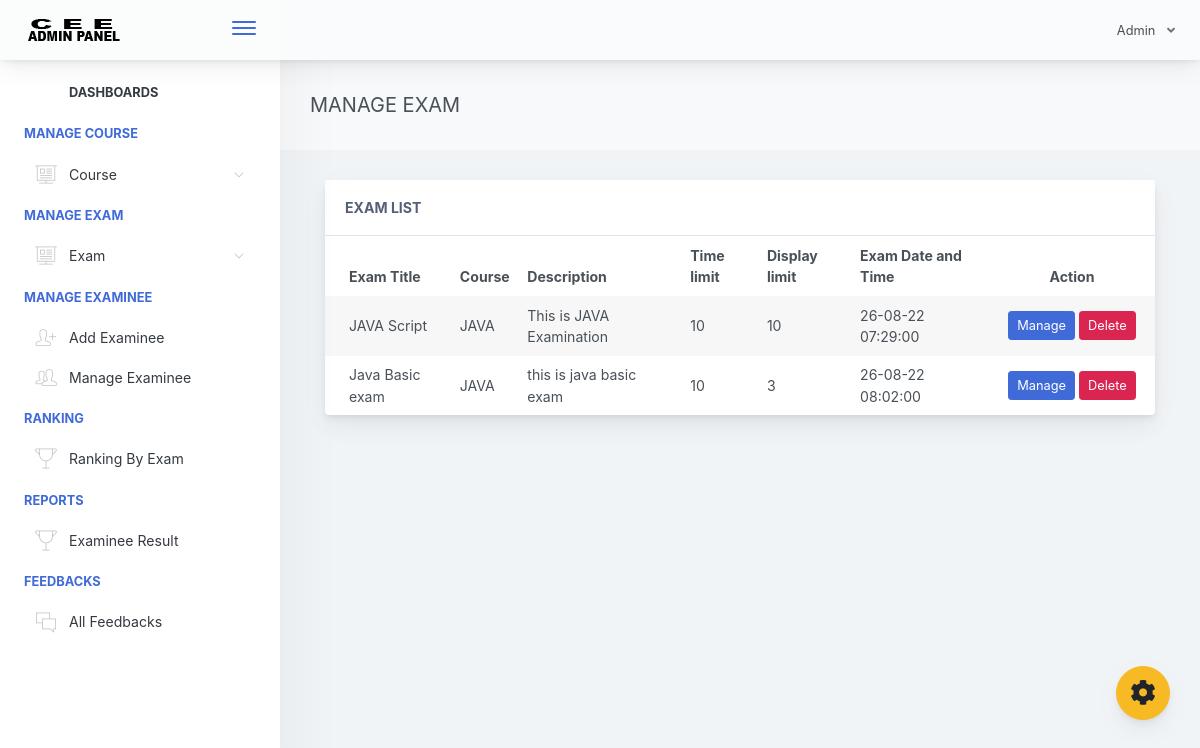
Screenshot of /adminpanel/admin/home.php?page=manage-exam (signed in) with the database file from the repository.
### tables this page shows
CREATE TABLE IF NOT EXISTS `exam_tbl` (
  `ex_id` int(11) NOT NULL AUTO_INCREMENT,
  `cou_id` int(11) NOT NULL,
  `ex_title` varchar(1000) NOT NULL,
  `ex_time_limit` varchar(1000) NOT NULL,
  `ex_questlimit_display` int(11) NOT NULL,
  `ex_description` varchar(1000) NOT NULL,
  `dt` varchar(1000) NOT NULL,
  `ex_created` timestamp NOT NULL DEFAULT current_timestamp() ON UPDATE current_timestamp(),
  PRIMARY KEY (`ex_id`)
);

CREATE TABLE IF NOT EXISTS `course_tbl` (
  `cou_id` int(11) NOT NULL AUTO_INCREMENT,
  `cou_name` varchar(1000) NOT NULL,
  `cou_created` timestamp NOT NULL DEFAULT current_timestamp() ON UPDATE current_timestamp(),
  PRIMARY KEY (`cou_id`)
);

### adminpanel/admin/pages/manage-exam.php (the view, shortened to what this page needs)
<div class="app-main__outer">
        <div class="app-main__inner">
            <div class="app-page-title">
                <div class="page-title-wrapper">
                    <div class="page-title-heading">
                        <div>MANAGE EXAM</div>
                    </div>
                </div>
            </div>
            <div class="col-md-12">
                <div class="main-card mb-3 card">
                    <div class="card-header">ExAM List
                    </div>
                    <div class="table-responsive">
                        <table class="align-middle mb-0 table table-borderless table-striped table-hover" id="tableList">
                            <thead>
                            <tr>
                                <th class="text-left pl-4">Exam Title</th>
                                <th class="text-left ">Course</th>
                                <th class="text-left ">Description</th>
                                <th class="text-left ">Time limit</th>
                                <th class="text-left ">Display limit</th>
								<th class="text-left ">Exam Date and Time</th>
                                <th class="text-center" width="20%">Action</th>
                            </tr>
                            </thead>
                            <tbody>
                              <?php
                                $selExam = $conn->query("SELECT * FROM exam_tbl ORDER BY ex_id DESC ");
                                if($selExam->rowCount() > 0)
                                {
                                    while ($selExamRow = $selExam->fetch(PDO::FETCH_ASSOC)) { ?>
                                        <tr>
                                            <td class="pl-4"><?php echo $selExamRow['ex_title']; ?></td>
                                            <td>
                                                <?php
                                                    $courseId =  $selExamRow['cou_id'];
                                                    $selCourse = $conn->query("SELECT * FROM course_tbl WHERE cou_id='$courseId' ");
                                                    while ($selCourseRow = $selCourse->fetch(PDO::FETCH_ASSOC)) {
                                                        echo $selCourseRow['cou_name'];
                                                    }
                                                ?>
                                            </td>
                                            <td><?php echo $selExamRow['ex_description']; ?></td>
                                            <td><?php echo $selExamRow['ex_time_limit']; ?></td>
                                            <td><?php echo $selExamRow['ex_questlimit_display']; ?></td>
											<td><?php if($selExamRow['dt'] != '') { echo date('d-m-y h:i:s',strtotime($selExamRow['dt'])); } ?></td>
                                            <td class="text-center">
                                             <a href="manage-exam.php?id=<?php echo $selExamRow['ex_id']; ?>" type="button" class="btn btn-primary btn-sm">Manage</a>
                                             <button type="button" id="deleteExam" data-id='<?php echo $selExamRow['ex_id']; ?>'  class="btn btn-danger btn-sm">Delete</button>
                                            </td>
                                        </tr>
                                    <?php }
                                }
                               ?>
                            </tbody>
                        </table>
                    </div>
                </div>
            </div>
</div>

### adminpanel/admin/includes/header.php (shortened to what this page needs)
<!doctype html>
<html lang="en">
<head>
    <link href="./main.css" rel="stylesheet">
    <link href="css/sweetalert.css" rel="stylesheet">
    <link href="css/facebox.css" rel="stylesheet">
</head>
<body id="body">
    <div class="app-container app-theme-white body-tabs-shadow fixed-sidebar fixed-header">
        <div class="app-header header-shadow">
            <div class="app-header__logo">
                <div class="logo-src"></div>
                <div class="header__pane ml-auto">
                    <div>
                        <button type="button" class="hamburger close-sidebar-btn hamburger--elastic" data-class="closed-sidebar">
                            <span class="hamburger-box">
                                <span class="hamburger-inner"></span>
                            </span>
                        </button>
                    </div>
                </div>
            </div>
                <div class="app-header__content">
                <div class="app-header-right">
                    <div class="header-btn-lg pr-0">
                        <div class="widget-content p-0">
                            <div class="widget-content-wrapper">
                                <div class="widget-content-left">
                                    <div class="btn-group">
                                        <a data-toggle="dropdown" aria-haspopup="true" aria-expanded="false" class="p-0 btn">
                                            Admin
                                            <i class="fa fa-angle-down ml-2 opacity-8"></i>
                                        </a>
                                    </div>
                                </div>
                            </div>
                        </div>
                    </div>        </div>
            </div>
        </div>

### adminpanel/admin/includes/ui-theme.php (shortened to what this page needs)
<div class="ui-theme-settings">
            <button type="button" id="TooltipDemo" class="btn-open-options btn btn-warning">
                <i class="fa fa-cog fa-w-16 fa-spin fa-2x"></i>
            </button>
        </div>

### adminpanel/admin/home.php (shortened to what this page needs)
<?php include("includes/header.php"); ?>
<?php include("includes/ui-theme.php"); ?>
<div class="app-main">
<?php include("includes/sidebar.php"); ?>
<?php
   @$page = $_GET['page'];
   if($page != '')
   {
     if($page == "add-course")
     {
     include("pages/add-course.php");
     }
     else if($page == "manage-course")
     {
     	include("pages/manage-course.php");
     }
     else if($page == "manage-exam")
     {
      include("pages/manage-exam.php");
     }
   }
   else
   {
     include("pages/home.php");
   }
 ?>
<?php include("includes/footer.php"); ?>

### adminpanel/admin/includes/sidebar.php (shortened to what this page needs)
<div class="app-sidebar sidebar-shadow">
                     <div class="scrollbar-sidebar">
                     <div class="app-sidebar__inner">
                         <ul class="vertical-nav-menu">
                             <li class="app-sidebar__heading"><a href="home.php">Dashboards</a></li>
                             <li class="app-sidebar__heading">MANAGE COURSE</li>
                             <li>
                                 <a href="#">
                                      <i class="metismenu-icon pe-7s-display2"></i>
                                      Course
                                     <i class="metismenu-state-icon pe-7s-angle-down caret-left"></i>
                                 </a>
                             </li>
                             <li class="app-sidebar__heading">MANAGE EXAM</li>
                             <li>
                                 <a href="#">
                                      <i class="metismenu-icon pe-7s-display2"></i>
                                      Exam
                                     <i class="metismenu-state-icon pe-7s-angle-down caret-left"></i>
                                 </a>
                             </li>
                             <li class="app-sidebar__heading">MANAGE EXAMINEE</li>
                             <li>
                                 <a href="" data-toggle="modal" data-target="#modalForAddExaminee">
                                     <i class="metismenu-icon pe-7s-add-user">
                                     </i>Add Examinee
                                 </a>
                             </li>
                             <li>
                                 <a href="home.php?page=manage-examinee">
                                     <i class="metismenu-icon pe-7s-users">
                                     </i>Manage Examinee
                                 </a>
                             </li>
                             <li class="app-sidebar__heading">RANKING</li>
                             <li>
                                 <a href="home.php?page=ranking-exam">
                                     <i class="metismenu-icon pe-7s-cup">
                                     </i>Ranking By Exam
                                 </a>
                             </li>
                             <li class="app-sidebar__heading">REPORTS</li>
                             <li>
                                 <a href="home.php?page=examinee-result">
                                     <i class="metismenu-icon pe-7s-cup">
                                     </i>Examinee Result
                                 </a>
                             </li>
                              <li class="app-sidebar__heading">FEEDBACKS</li>
                             <li>
                                 <a href="home.php?page=feedbacks">
                                     <i class="metismenu-icon pe-7s-chat">
                                     </i>All Feedbacks
                                 </a>
                             </li>
                         </ul>
                     </div>
                 </div>
             </div>

### adminpanel/admin/includes/footer.php (shortened to what this page needs)
    </div>
        </div>
    </div>
<script type="text/javascript" src="./assets/scripts/main.js"></script></body>
</html>

### rows the page displays
exam_tbl: ex_title "JAVA Script", ex_description "This is JAVA Examination", ex_time_limit "10", ex_questlimit_display "10", dt "26-08-22 07:29:00"
course_tbl: cou_name "JAVA"
exam_tbl: ex_title "Java Basic exam", ex_description "this is java basic exam", ex_time_limit "10", ex_questlimit_display "3", dt "26-08-22 08:02:00"
